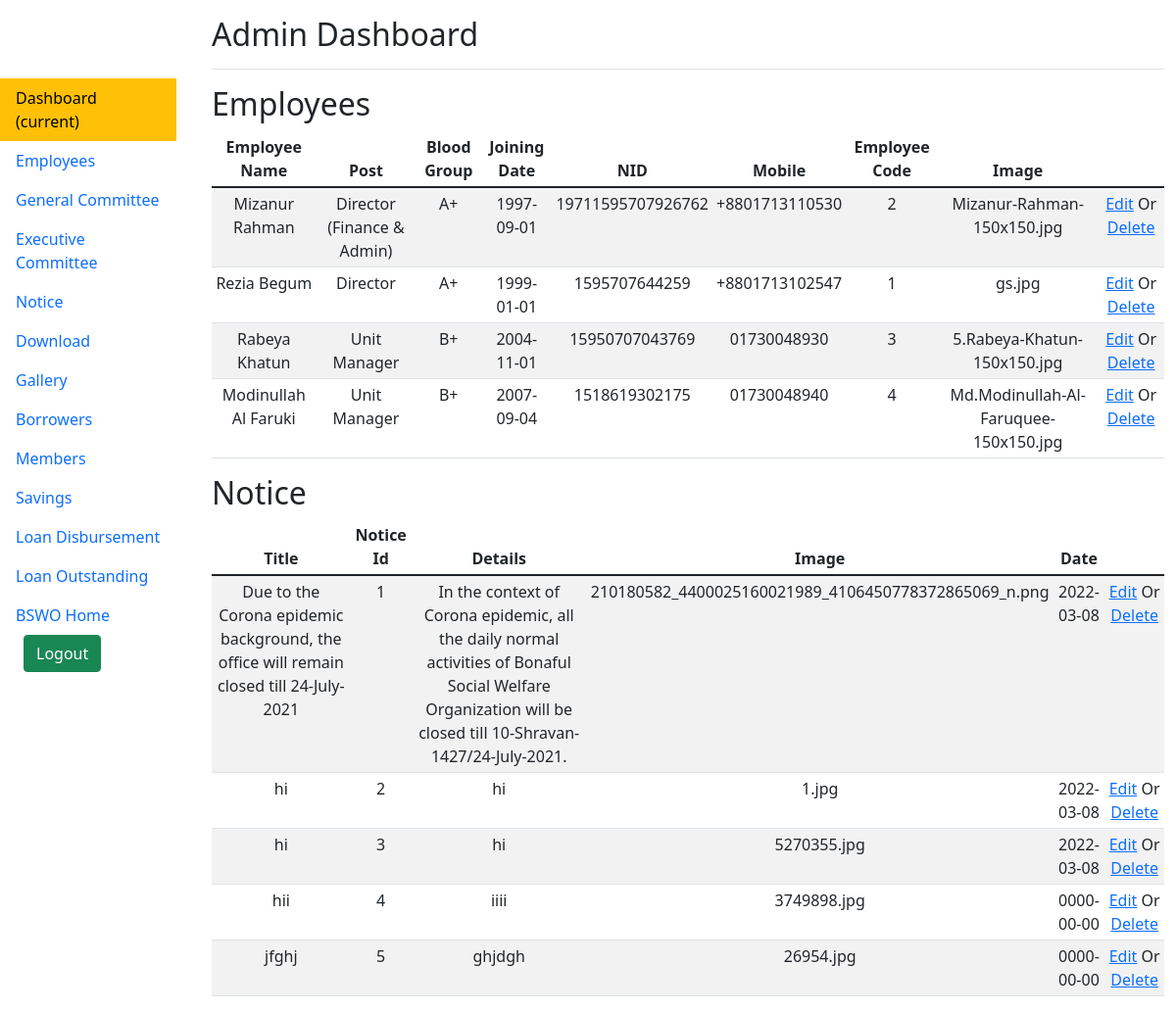
Screenshot of /bswo/admin_dashboard.php (signed in) with the database file from the repository.
### tables this page shows
CREATE TABLE `employee` (
  `E_NAME` text DEFAULT NULL,
  `E_POST` text DEFAULT NULL,
  `E_BG` text DEFAULT NULL,
  `E_SDATE` date DEFAULT NULL,
  `E_NID` text DEFAULT NULL,
  `E_MOBILE` text DEFAULT NULL,
  `E_CODE` int(11) DEFAULT NULL,
  `E_IMAGE` text DEFAULT NULL
);

CREATE TABLE `notice` (
  `title` varchar(100) NOT NULL,
  `notice_id` int(11) NOT NULL,
  `details` varchar(1000) NOT NULL,
  `image` varchar(100) NOT NULL,
  `date` date DEFAULT NULL
);

### bswo/admin_dashboard.php (the view, shortened to what this page needs)
<?php
include "dbConnection.php";
?>
<!doctype html>
<html lang="en">
<head>
  <link href="https://cdn.jsdelivr.net/npm/bootstrap@5.1.3/dist/css/bootstrap.min.css" rel="stylesheet">
</head>
<body>
  <div class="row">
    <nav style="padding-top: 80px;" class="col-md-2 d-none d-md-block  sidebar">
      <div class="sidebar-sticky">
        <ul class="nav flex-column">
          <li class="nav-item ">
            <a style="color: black" class="nav-link bg-warning active" href="admin_dashboard.php">
              Dashboard <span class="sr-only">(current)</span>
            </a>
          </li>
          <li class="nav-item">
            <a class="nav-link" href="add_employee.php">
              Employees
            </a>
          </li>
          <li class="nav-item">
            <a class="nav-link" href="add_general.php">
              General Committee
            </a>
          </li>
          <li class="nav-item">
            <a class="nav-link" href="add_executive.php">
              Executive Committee
            </a>
          </li>
          <li class="nav-item">
            <a class="nav-link" href="add_notice.php">
              Notice
            </a>
          </li>
          <li class="nav-item">
            <a class="nav-link" href="add_file.php">
              Download
            </a>
          </li>
          <li class="nav-item">
            <a class="nav-link" href="add_image.php">
              Gallery
            </a>
          </li>
          <li class="nav-item">
            <a class="nav-link" href="edit_borrowers.php">
              Borrowers
            </a>
          </li>
          <li class="nav-item">
            <a class="nav-link" href="edit_members.php">
              Members
            </a>
          </li>
          <li class="nav-item">
            <a class="nav-link" href="edit_savings.php">
              Savings
            </a>
          </li>
          <li class="nav-item">
            <a class="nav-link" href="edit_loans.php">
              Loan Disbursement
            </a>
          </li>
          <li class="nav-item">
            <a class="nav-link" href="edit_loanout.php">
              Loan Outstanding
            </a>
          </li>
          <li class="nav-item">
            <a class="nav-link" href="home.php">
              BSWO Home
            </a>
          </li>
          <li class="nav-item">
            <div class="container">
              <form action='admin_dashboard.php' method='post'>
                <input type='submit' name='logout' value='Logout' class="btn btn-success">
              </form>
            </div>
          </li>
        </ul>
      </div>
    </nav>
    <main role="main" class="col-md-9 ml-sm-auto col-lg-10 px-4">
      <div class="d-flex justify-content-between flex-wrap flex-md-nowrap align-items-center pt-3 pb-2 mb-3 border-bottom">
        <h1 class="h2">Admin Dashboard</h1>
      </div>
      <div class="row">
        <h2>Employees</h2>
        <div style="text-align: center;" class="table-responsive">
          <table class="table table-striped table-sm">
            <thead>
              <tr>
                <th>Employee Name</th>
                <th>Post</th>
                <th>Blood Group</th>
                <th>Joining Date</th>
                <th>NID</th>
                <th>Mobile</th>
                <th>Employee Code</th>
                <th>Image</th>
              </tr>
            </thead>
            <tbody style="margin-top:5px">
              <?php
              $rs = mysqli_query($conn, "SELECT * FROM `employee`");
              while ($row = mysqli_fetch_array($rs)) {
                echo "<tr>";
                echo "<td>";
                echo $row["E_NAME"];
                echo "</td>";
                echo "<td>";
                echo $row["E_POST"];
                echo "</td>";
                echo "<td>";
                echo $row["E_BG"];
                echo "</td>";
                echo "<td>";
                echo $row["E_SDATE"];
                echo "</td>";
                echo "<td>";
                echo $row["E_NID"];
                echo "</td>";
                echo "<td>";
                echo $row["E_MOBILE"];
                echo "</td>";
                echo "<td>";
                echo $row["E_CODE"];
                echo "</td>";
                echo "<td>";
                echo $row["E_IMAGE"];
                echo "</td>";
                echo "<td>"; ?> <a class="btnId" href="edit_employee.php?id=<?php echo $row["E_CODE"] ?>">Edit</a> Or <a class="btnId" href="delete_employee.php?id=<?php echo $row["E_CODE"] ?>">Delete</a> <?php echo "</td>";
                                                                                                                                                                                                              echo "</tr>";
                                                                                                                                                                                                            }
                                                                                                                                                                                                              ?>
            </tbody>
          </table>
        </div>
        <h2>Notice</h2>
        <div style="text-align: center;" class="table-responsive">
          <table class="table table-striped table-sm">
            <thead>
              <tr>
                <th>Title</th>
                <th>Notice Id</th>
                <th>Details</th>
                <th>Image</th>
                <th>Date</th>
              </tr>
            </thead>
            <tbody style="margin-top:5px">
              <?php
              $rs = mysqli_query($conn, "SELECT * FROM `notice`");
              while ($row = mysqli_fetch_array($rs)) {
                echo "<tr>";
                echo "<td>";
                echo $row["title"];
                echo "</td>";
                echo "<td>";
                echo $row["notice_id"];
                echo "</td>";
                echo "<td>";
                echo $row["details"];
                echo "</td>";
                echo "<td>";
                echo $row["image"];
                echo "</td>";
                echo "<td>";
                echo $row["date"];
                echo "</td>";
                echo "<td>"; ?> <a class="btnId" href="edit_notice.php?id=<?php echo $row["notice_id"] ?>">Edit</a> Or <a class="btnId" href="delete_notice.php?id=<?php echo $row["notice_id"] ?>">Delete</a> <?php echo "</td>";
                                                                                                                                                                                                                echo "</tr>";
                                                                                                                                                                                                              }
                                                                                                                                                                                                                ?>
            </tbody>
          </table>
        </div>
    </main>
  </div>
</body>
</html>

### rows the page displays
employee: E_NAME "Mizanur Rahman", E_POST "Director (Finance & Admin)", E_BG "A+", E_SDATE "1997-09-01", E_NID "19711595707926762", E_MOBILE "+8801713110530", E_CODE "2", E_IMAGE "Mizanur-Rahman-150x150.jpg"
employee: E_NAME "Rezia Begum", E_POST "Director", E_BG "A+", E_SDATE "1999-01-01", E_NID "1595707644259", E_MOBILE "+8801713102547", E_CODE "1", E_IMAGE "gs.jpg"
employee: E_NAME "Rabeya Khatun", E_POST "Unit Manager", E_BG "B+", E_SDATE "2004-11-01", E_NID "15950707043769", E_MOBILE "01730048930", E_CODE "3", E_IMAGE "5.Rabeya-Khatun-150x150.jpg"
employee: E_NAME "Modinullah Al Faruki", E_POST "Unit Manager", E_BG "B+", E_SDATE "2007-09-04", E_NID "1518619302175", E_MOBILE "01730048940", E_CODE "4", E_IMAGE "Md.Modinullah-Al-Faruquee-150x150.jpg"
notice: title "Due to the Corona epidemic background, the office will remain closed till 24-July-2021", notice_id "1", details "In the context of Corona epidemic, all the daily normal activities of Bonaful Social Welfare Organization will be closed till 10-Shravan-1427/24-July-2021.", image "210180582_4400025160021989_4106450778372865069_n.png", date "2022-03-08"
notice: title "hi", notice_id "2", details "hi", image "1.jpg", date "2022-03-08"
notice: title "hi", notice_id "3", details "hi", image "5270355.jpg", date "2022-03-08"
notice: title "hii", notice_id "4", details "iiii", image "3749898.jpg", date "0000-00-00"
notice: title "jfghj", notice_id "5", details "ghjdgh", image "26954.jpg", date "0000-00-00"
